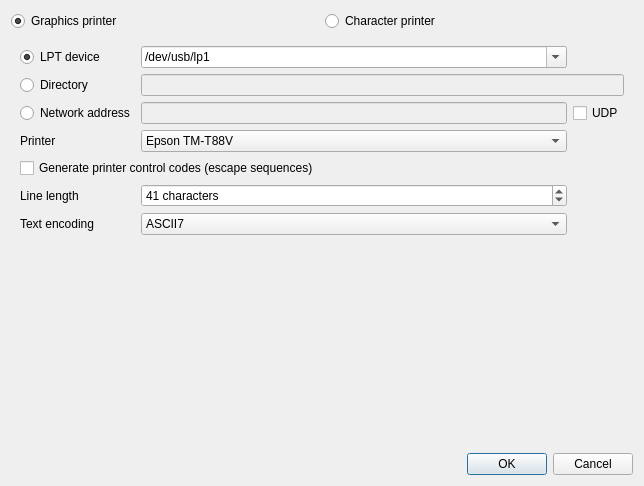
<?xml version="1.0" encoding="UTF-8"?>
<ui version="4.0">
 <class>ReceiptsPrinterOptionsDialog</class>
 <widget class="QDialog" name="ReceiptsPrinterOptionsDialog">
  <property name="geometry">
   <rect>
    <x>0</x>
    <y>0</y>
    <width>644</width>
    <height>486</height>
   </rect>
  </property>
  <property name="windowTitle">
   <string>Dialog</string>
  </property>
  <property name="layoutDirection">
   <enum>Qt::LeftToRight</enum>
  </property>
  <layout class="QVBoxLayout" name="verticalLayout">
   <item>
    <layout class="QHBoxLayout" name="horizontalLayout">
     <item>
      <widget class="QRadioButton" name="btGraphicsPrinter">
       <property name="text">
        <string>Graphics printer</string>
       </property>
       <property name="icon">
        <iconset resource="../Receipts.qrc">
         <normaloff>:/quickevent/Receipts/images/graphic-printer.svg</normaloff>:/quickevent/Receipts/images/graphic-printer.svg</iconset>
       </property>
       <property name="checked">
        <bool>true</bool>
       </property>
      </widget>
     </item>
     <item>
      <widget class="QRadioButton" name="btCharacterPrinter">
       <property name="text">
        <string>Character printer</string>
       </property>
       <property name="icon">
        <iconset resource="../Receipts.qrc">
         <normaloff>:/quickevent/Receipts/images/character-printer.svg</normaloff>:/quickevent/Receipts/images/character-printer.svg</iconset>
       </property>
      </widget>
     </item>
    </layout>
   </item>
   <item>
    <widget class="QStackedWidget" name="stackedWidget">
     <property name="layoutDirection">
      <enum>Qt::LeftToRight</enum>
     </property>
     <property name="currentIndex">
      <number>1</number>
     </property>
     <widget class="QWidget" name="pgGraphicsPrinter">
      <layout class="QFormLayout" name="formLayout_2">
       <item row="0" column="0" colspan="2">
        <widget class="QComboBox" name="cbxGraphicPrinter"/>
       </item>
      </layout>
     </widget>
     <widget class="QWidget" name="pgCharacterPrinter">
      <layout class="QGridLayout" name="gridLayout">
       <item row="7" column="0">
        <widget class="QLabel" name="label_4">
         <property name="sizePolicy">
          <sizepolicy hsizetype="Maximum" vsizetype="Preferred">
           <horstretch>0</horstretch>
           <verstretch>0</verstretch>
          </sizepolicy>
         </property>
         <property name="text">
          <string>Text encoding</string>
         </property>
        </widget>
       </item>
       <item row="7" column="1">
        <widget class="QComboBox" name="cbxCharacterPrinterCodec">
         <item>
          <property name="text">
           <string>ASCII7</string>
          </property>
         </item>
         <item>
          <property name="text">
           <string>cp1250</string>
          </property>
         </item>
         <item>
          <property name="text">
           <string>cp1251</string>
          </property>
         </item>
         <item>
          <property name="text">
           <string>iso8859-2</string>
          </property>
         </item>
         <item>
          <property name="text">
           <string>utf8</string>
          </property>
         </item>
        </widget>
       </item>
       <item row="0" column="0">
        <widget class="QRadioButton" name="btCharacterPrinterLPT">
         <property name="enabled">
          <bool>true</bool>
         </property>
         <property name="text">
          <string>LPT device</string>
         </property>
         <property name="checked">
          <bool>true</bool>
         </property>
        </widget>
       </item>
       <item row="2" column="0">
        <widget class="QRadioButton" name="btCharacterPrinterNetwork">
         <property name="text">
          <string>Network address</string>
         </property>
        </widget>
       </item>
       <item row="5" column="0" colspan="2">
        <widget class="QCheckBox" name="chkCharacterPrinterGenerateControlCodes">
         <property name="text">
          <string>Generate printer control codes (escape sequences)</string>
         </property>
        </widget>
       </item>
       <item row="0" column="1">
        <widget class="QComboBox" name="cbxCharacterPrinterDevice">
         <property name="toolTip">
          <string>&lt;html&gt;&lt;head/&gt;&lt;body&gt;&lt;p&gt;There are two options how to configure the casch printer on Windows: &lt;/p&gt;&lt;ol style=&quot;margin-top: 0px; margin-bottom: 0px; margin-left: 0px; margin-right: 0px; -qt-list-indent: 1;&quot;&gt;&lt;li style=&quot; margin-top:12px; margin-bottom:0px; margin-left:0px; margin-right:0px; -qt-block-indent:0; text-indent:0px;&quot;&gt;\\.\LPT1&lt;/li&gt;&lt;li style=&quot; margin-top:0px; margin-bottom:12px; margin-left:0px; margin-right:0px; -qt-block-indent:0; text-indent:0px;&quot;&gt;\\computer_name\printer_share_name&lt;/li&gt;&lt;/ol&gt;&lt;p&gt;When we want USB connected printer be accessible from LPT1 we need to : &lt;/p&gt;&lt;ul style=&quot;margin-top: 0px; margin-bottom: 0px; margin-left: 0px; margin-right: 0px; -qt-list-indent: 1;&quot;&gt;&lt;li style=&quot; margin-top:12px; margin-bottom:0px; margin-left:0px; margin-right:0px; -qt-block-indent:0; text-indent:0px;&quot;&gt;Create given printer shared&lt;/li&gt;&lt;li style=&quot; margin-top:0px; margin-bottom:12px; margin-left:0px; margin-right:0px; -qt-block-indent:0; text-indent:0px;&quot;&gt;by &amp;quot;net use LPT1 \\computer_name\printer_share_name&amp;quot;&lt;/li&gt;&lt;/ul&gt;&lt;/body&gt;&lt;/html&gt;</string>
         </property>
         <property name="editable">
          <bool>true</bool>
         </property>
         <item>
          <property name="text">
           <string>/dev/usb/lp1</string>
          </property>
         </item>
         <item>
          <property name="text">
           <string>/dev/usb/lp2</string>
          </property>
         </item>
         <item>
          <property name="text">
           <string>/dev/usb/lp3</string>
          </property>
         </item>
         <item>
          <property name="text">
           <string>/dev/usb/lp4</string>
          </property>
         </item>
         <item>
          <property name="text">
           <string>\\.\LPT1</string>
          </property>
         </item>
        </widget>
       </item>
       <item row="4" column="1">
        <widget class="QComboBox" name="cbxCharacterPrinterModel">
         <item>
          <property name="text">
           <string>Epson TM-T88V</string>
          </property>
         </item>
         <item>
          <property name="text">
           <string>Epson TM-U220B</string>
          </property>
         </item>
        </widget>
       </item>
       <item row="1" column="0">
        <widget class="QRadioButton" name="btCharacterPrinterDirectory">
         <property name="text">
          <string>Directory</string>
         </property>
        </widget>
       </item>
       <item row="6" column="0">
        <widget class="QLabel" name="label">
         <property name="sizePolicy">
          <sizepolicy hsizetype="Maximum" vsizetype="Preferred">
           <horstretch>0</horstretch>
           <verstretch>0</verstretch>
          </sizepolicy>
         </property>
         <property name="text">
          <string>Line length</string>
         </property>
        </widget>
       </item>
       <item row="6" column="1">
        <widget class="QSpinBox" name="edCharacterPrinterLineLength">
         <property name="suffix">
          <string> characters</string>
         </property>
         <property name="maximum">
          <number>999</number>
         </property>
         <property name="value">
          <number>41</number>
         </property>
        </widget>
       </item>
       <item row="4" column="0">
        <widget class="QLabel" name="label_3">
         <property name="sizePolicy">
          <sizepolicy hsizetype="Maximum" vsizetype="Preferred">
           <horstretch>0</horstretch>
           <verstretch>0</verstretch>
          </sizepolicy>
         </property>
         <property name="text">
          <string>Printer</string>
         </property>
        </widget>
       </item>
       <item row="2" column="1">
        <widget class="QLineEdit" name="edCharacterPrinterUrl">
         <property name="enabled">
          <bool>false</bool>
         </property>
        </widget>
       </item>
       <item row="2" column="2">
        <widget class="QCheckBox" name="chkCharacterPrinterUdpProtocol">
         <property name="text">
          <string>UDP</string>
         </property>
        </widget>
       </item>
       <item row="1" column="1" colspan="2">
        <widget class="QLineEdit" name="edCharacterPrinterDirectory">
         <property name="enabled">
          <bool>false</bool>
         </property>
        </widget>
       </item>
      </layout>
     </widget>
    </widget>
   </item>
   <item>
    <spacer name="verticalSpacer">
     <property name="orientation">
      <enum>Qt::Vertical</enum>
     </property>
     <property name="sizeHint" stdset="0">
      <size>
       <width>20</width>
       <height>40</height>
      </size>
     </property>
    </spacer>
   </item>
   <item>
    <widget class="QDialogButtonBox" name="buttonBox">
     <property name="orientation">
      <enum>Qt::Horizontal</enum>
     </property>
     <property name="standardButtons">
      <set>QDialogButtonBox::Cancel|QDialogButtonBox::Ok</set>
     </property>
    </widget>
   </item>
  </layout>
 </widget>
 <tabstops>
  <tabstop>edCharacterPrinterLineLength</tabstop>
  <tabstop>cbxGraphicPrinter</tabstop>
  <tabstop>btGraphicsPrinter</tabstop>
  <tabstop>btCharacterPrinter</tabstop>
 </tabstops>
 <resources>
  <include location="../Receipts.qrc"/>
 </resources>
 <connections>
  <connection>
   <sender>buttonBox</sender>
   <signal>accepted()</signal>
   <receiver>ReceiptsPrinterOptionsDialog</receiver>
   <slot>accept()</slot>
   <hints>
    <hint type="sourcelabel">
     <x>248</x>
     <y>254</y>
    </hint>
    <hint type="destinationlabel">
     <x>157</x>
     <y>274</y>
    </hint>
   </hints>
  </connection>
  <connection>
   <sender>buttonBox</sender>
   <signal>rejected()</signal>
   <receiver>ReceiptsPrinterOptionsDialog</receiver>
   <slot>reject()</slot>
   <hints>
    <hint type="sourcelabel">
     <x>316</x>
     <y>260</y>
    </hint>
    <hint type="destinationlabel">
     <x>286</x>
     <y>274</y>
    </hint>
   </hints>
  </connection>
 </connections>
</ui>
